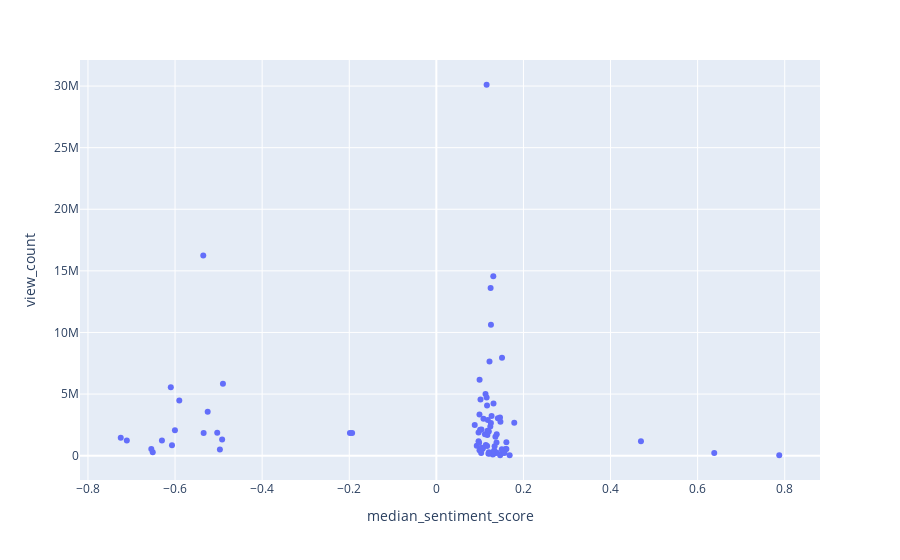

Notebook code for this chart:
### Code cell
import plotly.express as px
fig = px.scatter(video_df_top, x="median_sentiment_score", y="view_count" , hover_data=['video_title' , 'upload_date'])
fig.show()
